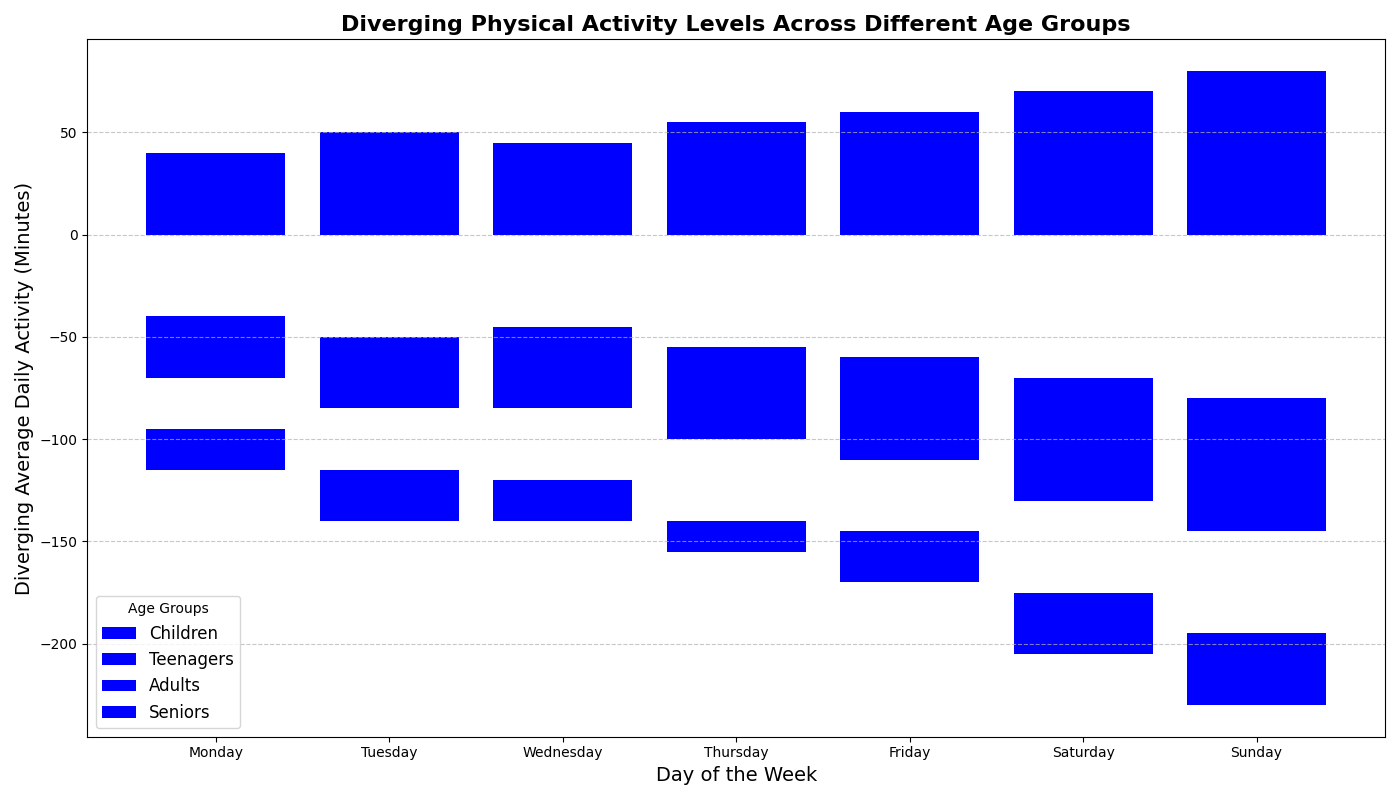

This figure's Python source:
import matplotlib.pyplot as plt
import numpy as np

# Data for average daily physical activity levels (in minutes)
age_groups = ["Children", "Teenagers", "Adults", "Seniors"]
days_of_week = ["Monday", "Tuesday", "Wednesday", "Thursday", "Friday", "Saturday", "Sunday"]
activity_data = np.array([
    [40, 50, 45, 55, 60, 70, 80],  # Children
    [30, 35, 40, 45, 50, 60, 65],  # Teenagers
    [25, 30, 35, 40, 35, 45, 50],  # Adults
    [20, 25, 20, 15, 25, 30, 35]   # Seniors
])

# Calculate the baseline position
stacking_order = [activity_data[0], -activity_data[1], activity_data[2], -activity_data[3]]

# Create subplots
fig, ax = plt.subplots(figsize=(14, 8))

# Plot each age group's activity data towards the center baseline with consistent color
for i, data in enumerate(stacking_order):
    ax.bar(days_of_week, data, label=age_groups[i], 
           bottom=np.sum(stacking_order[:i], axis=0) if i % 2 == 0 else -np.sum(np.abs(stacking_order[:i]), axis=0), 
           color='blue')

# Add labels and title
ax.set_xlabel('Day of the Week', fontsize=14)
ax.set_ylabel('Diverging Average Daily Activity (Minutes)', fontsize=14)
ax.set_title('Diverging Physical Activity Levels Across Different Age Groups', fontsize=16, fontweight='bold')
ax.legend(title='Age Groups', fontsize=12)
ax.grid(axis='y', linestyle='--', alpha=0.7)

# Adjust layout
plt.tight_layout()

# Save and show the plot
plt.savefig("diverging_weekly_activity_levels.png")
plt.show()
